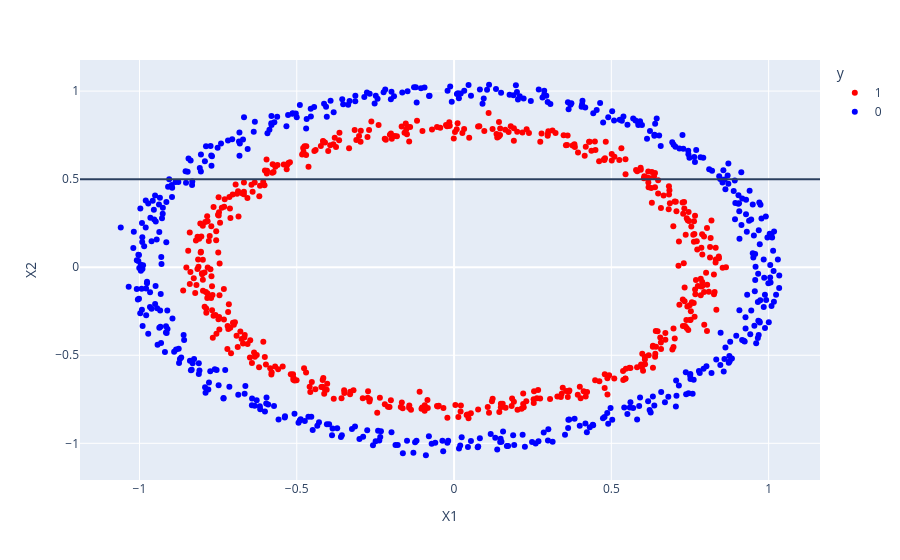

Notebook code for this chart:
### Markdown cell above
### 6.1 Recreating non-linear data (red and blue circles)

### Code cell
# make and plot data
X, y = make_circles(n_samples=1000,
                    noise=0.03,
                    random_state=42)
fig = px.scatter(
    pd.DataFrame({
        'X1': X[:,0],
        'X2': X[:,1],
        'y': y.astype("str")
    }),
    x='X1',
    y='X2',
    color='y',
    color_discrete_sequence=['red', 'blue']
)
fig.add_hline(y = 0.5)
fig.show()

### Figure 1 — Plotly figure (JSON) as saved in the notebook; plotly's stock layout.template omitted (floating-point values rounded to 4 significant figures; data arrays with more than 128 entries replaced by an {"elided": "..."} marker saying what was removed)
{"data": [{"hovertemplate": "y=1<br>X1=%{x}<br>X2=%{y}<extra></extra>", "legendgroup": "1", "marker": {"color": "red", "symbol": "circle"}, "mode": "markers", "name": "1", "orientation": "v", "showlegend": true, "type": "scatter", "x": {"elided": "500 float values"}, "xaxis": "x", "y": {"elided": "500 float values"}, "yaxis": "y"}, {"hovertemplate": "y=0<br>X1=%{x}<br>X2=%{y}<extra></extra>", "legendgroup": "0", "marker": {"color": "blue", "symbol": "circle"}, "mode": "markers", "name": "0", "orientation": "v", "showlegend": true, "type": "scatter", "x": {"elided": "500 float values"}, "xaxis": "x", "y": {"elided": "500 float values"}, "yaxis": "y"}], "layout": {"legend": {"title": {"text": "y"}, "tracegroupgap": 0}, "margin": {"t": 60}, "shapes": [{"type": "line", "x0": 0, "x1": 1, "xref": "x domain", "y0": 0.5, "y1": 0.5, "yref": "y"}], "xaxis": {"anchor": "y", "domain": [0, 1], "title": {"text": "X1"}}, "yaxis": {"anchor": "x", "domain": [0, 1], "title": {"text": "X2"}}}}
